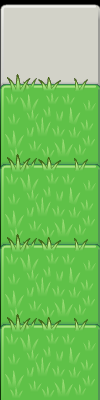

A level layout from a 2D game, rendered from its tile map. Below: a short description, then the map file with its tile-grid data intact:
An orthogonal 1x5 tile map with 100x80 px tiles, 1 tile layer (Tile Layer 1).

<map version="1.0" orientation="orthogonal" renderorder="right-down" width="1" height="5" tilewidth="100" tileheight="80" nextobjectid="1">
 <tileset firstgid="1" name="tiles" tilewidth="101" tileheight="171" tilecount="5" columns="0">
  <tileoffset x="0" y="45" />
  <tile id="0">
   <image width="101" height="171" source="../img/tiles/water-tile.png" />
  </tile>
  <tile id="1">
   <image width="101" height="171" source="../img/tiles/dirt-tile.png" />
  </tile>
  <tile id="2">
   <image width="101" height="171" source="../img/tiles/grass-tile.png" />
  </tile>
  <tile id="3">
   <image width="101" height="171" source="../img/tiles/plain-tile.png" />
  </tile>
  <tile id="4">
   <image width="101" height="171" source="../img/tiles/stone-tile.png" />
  </tile>
 </tileset>
 <layer name="Tile Layer 1" width="1" height="5">
  <data encoding="csv">
4,
3,
3,
3,
3
</data>
 </layer>
</map>
